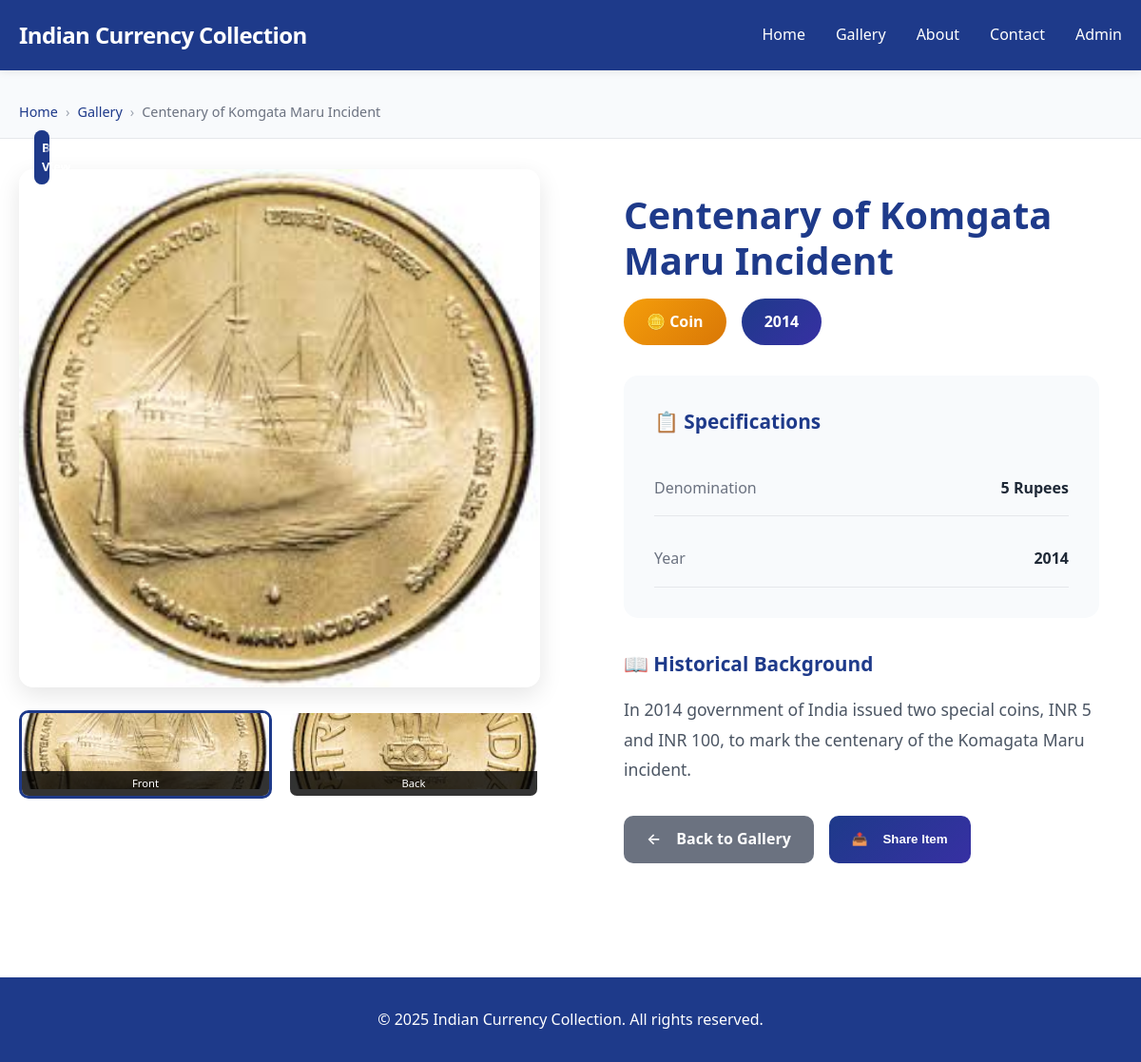
The page /item/15/ on the database its author committed.
### collection/models.py (models this page shows, shortened)
class CurrencyItem(models.Model):
    ITEM_TYPES = [
        ('coin', 'Coin'),
        ('note', 'Currency Note'),
    ]
    title = models.CharField(max_length=200)
    item_type = models.CharField(max_length=10, choices=ITEM_TYPES)
    year = models.IntegerField()
    denomination = models.CharField(max_length=50)
    material = models.CharField(max_length=100, blank=True, null=True)
    issuing_authority = models.CharField(max_length=200, blank=True, null=True)
    description = models.TextField()
    front_image = models.ImageField(
        upload_to='currency_items/front/',
        null=True,
        blank=True,
        help_text="Front view of the currency item"
    )
    back_image = models.ImageField(
        upload_to='currency_items/back/',
        null=True,
        blank=True,
        help_text="Back view of the currency item"
    )
    image = models.ImageField(upload_to='currency_items/', blank=True, null=True)
    created_at = models.DateTimeField(auto_now_add=True)
    updated_at = models.DateTimeField(auto_now=True)
    class Meta:
        ordering = ['-year', 'denomination']

### collection/views.py (the view)
# urls.py: path('item/<int:pk>/', views.item_detail, name='item_detail'),
def item_detail(request, pk):
    item = get_object_or_404(CurrencyItem, pk=pk)
    return render(request, 'detail.html', {'item': item})

### templates/detail.html (shortened to what this page needs)
{% extends 'base.html' %}
{% load static %}
{% block content %}
<section class="item-detail-hero">
    <div class="container">
        <nav class="breadcrumb">
            <a href="{% url 'home' %}">Home</a>
            <span class="separator">›</span>
            <a href="{% url 'gallery' %}">Gallery</a>
            <span class="separator">›</span>
            <span class="current">{{ item.title }}</span>
        </nav>
    </div>
</section>
<section class="item-detail-content">
    <div class="container">
        <div class="detail-grid">
            <div class="image-gallery">
    <div class="main-image-container">
        {% if item.front_image %}
            <img src="{{ item.front_image.url }}" alt="{{ item.title }} - Front" id="mainImage" class="main-image">
        {% elif item.image %}
            <img src="{{ item.image.url }}" alt="{{ item.title }}" id="mainImage" class="main-image">
        {% else %}
            <div class="placeholder-image-large">
                <span class="placeholder-icon-large">📷</span>
                <span class="placeholder-text-large">No Image Available</span>
            </div>
        {% endif %}
        {% if item.front_image or item.back_image %}
        <div class="image-labels">
            {% if item.front_image %}
                <span class="image-label active" id="frontLabel">Front View</span>
            {% endif %}
            {% if item.back_image %}
                <span class="image-label" id="backLabel">Back View</span>
            {% endif %}
        </div>
        {% endif %}
    </div>
    <div class="thumbnail-gallery">
        {% if item.front_image %}
        <div class="thumbnail active" onclick="switchImage('{{ item.front_image.url }}', 'front')">
            <img src="{{ item.front_image.url }}" alt="Front view">
            <span class="thumb-label">Front</span>
        </div>
        {% endif %}
        {% if item.back_image %}
        <div class="thumbnail" onclick="switchImage('{{ item.back_image.url }}', 'back')">
            <img src="{{ item.back_image.url }}" alt="Back view">
            <span class="thumb-label">Back</span>
        </div>
        {% endif %}
    </div>
</div>
            <div class="item-info">
                <div class="item-header">
                    <h1>{{ item.title }}</h1>
                    <div class="item-badges">
                        <span class="type-badge {{ item.item_type }}">
                            {% if item.item_type == 'coin' %}🪙{% else %}💵{% endif %}
                            {{ item.get_item_type_display }}
                        </span>
                        <span class="year-badge">{{ item.year }}</span>
                    </div>
                </div>
                <div class="specifications">
                    <h3>📋 Specifications</h3>
                    <div class="spec-grid">
                        <div class="spec-item">
                            <span class="spec-label">Denomination</span>
                            <span class="spec-value">{{ item.denomination }}</span>
                        </div>
                        <div class="spec-item">
                            <span class="spec-label">Year</span>
                            <span class="spec-value">{{ item.year }}</span>
                        </div>
                    </div>
                </div>
                <div class="description">
                    <h3>📖 Historical Background</h3>
                    <div class="description-content">
                        {{ item.description|linebreaks }}
                    </div>
                </div>
                <div class="item-actions">
                    <a href="{% url 'gallery' %}" class="action-btn secondary">
                        <span class="btn-icon">← </span>
                        Back to Gallery
                    </a>
                    <button onclick="shareItem()" class="action-btn primary">
                        <span class="btn-icon">📤</span>
                        Share Item
                    </button>
                </div>
            </div>
        </div>
    </div>
</section>
{% endblock %}

### static/css/style.css (style rules this page uses)
* { margin: 0; padding: 0; box-sizing: border-box; }
body { font-family: 'Arial', sans-serif; line-height: 1.6; color: #333; background-color: #fff; }
.container { max-width: 1200px; margin: 0 auto; padding: 0 20px; }
.item-info { padding: 1.5rem; }
.item-info h3 { color: #1e3a8a; margin-bottom: 0.5rem; font-size: 1.3rem; }
.current { color: #6b7280; }
.btn-icon { margin-right: 0.5rem; }
.item-detail-hero { background: #f8fafc; padding: 2rem 0 1rem; border-bottom: 1px solid #e5e7eb; }
.breadcrumb { display: flex; align-items: center; gap: 0.5rem; font-size: 0.9rem; }
.breadcrumb a { color: #1e3a8a; text-decoration: none; }
.separator { color: #9ca3af; }
.item-detail-content { padding: 2rem 0; }
.detail-grid { display: grid; grid-template-columns: 1fr 1fr; gap: 4rem; align-items: start; }
.image-gallery { position: sticky; top: 2rem; }
.main-image-container { position: relative; margin-bottom: 1rem; }
.main-image { width: 100%; border-radius: 15px; box-shadow: 0 8px 25px rgba(0, 0, 0, 0.1); }
.image-labels { position: absolute; top: 1rem; left: 1rem; display: flex; gap: 0.5rem; }
.image-label { background: rgba(0, 0, 0, 0.7); color: white; padding: 0.5rem 1rem; border-radius: 20px; font-size: 0.8rem; opacity: 0.5; transition: opacity 0.3s; }
.image-label.active { opacity: 1; background: #1e3a8a; }
.thumbnail-gallery { display: flex; gap: 1rem; }
.thumbnail { flex: 1; cursor: pointer; border-radius: 10px; overflow: hidden; border: 3px solid transparent; transition: border-color 0.3s; position: relative; }
.thumbnail.active { border-color: #1e3a8a; }
.thumbnail img { width: 100%; height: 80px; object-fit: cover; }
.thumb-label { position: absolute; bottom: 0; left: 0; right: 0; background: rgba(0, 0, 0, 0.8); color: white; text-align: center; padding: 0.25rem; font-size: 0.7rem; }
.item-header { margin-bottom: 2rem; }
.item-header h1 { color: #1e3a8a; font-size: 2.5rem; margin-bottom: 1rem; line-height: 1.2; }
.item-badges { display: flex; gap: 1rem; flex-wrap: wrap; }
.type-badge, .year-badge { display: inline-flex; align-items: center; gap: 0.5rem; padding: 0.75rem 1.5rem; border-radius: 25px; font-weight: 600; color: white; }
.type-badge.coin { background: linear-gradient(135deg, #f59e0b, #d97706); }
.year-badge { background: linear-gradient(135deg, #1e3a8a, #3730a3); }
.specifications { background: #f8fafc; padding: 2rem; border-radius: 15px; margin-bottom: 2rem; }
.specifications h3 { color: #1e3a8a; margin-bottom: 1.5rem; display: flex; align-items: center; gap: 0.5rem; }
.spec-grid { display: grid; gap: 1rem; }
.spec-item { display: flex; justify-content: space-between; align-items: center; padding: 1rem 0; border-bottom: 1px solid #e5e7eb; }
.spec-label { color: #6b7280; font-weight: 500; }
.spec-value { color: #1f2937; font-weight: 600; }
.description { margin-bottom: 2rem; }
.description h3 { color: #1e3a8a; margin-bottom: 1rem; display: flex; align-items: center; gap: 0.5rem; }
.description-content { color: #4b5563; line-height: 1.8; font-size: 1.1rem; }
.item-actions { display: flex; gap: 1rem; flex-wrap: wrap; }
.action-btn { display: inline-flex; align-items: center; gap: 0.5rem; padding: 12px 24px; border-radius: 10px; text-decoration: none; font-weight: 600; transition: all 0.3s ease; border: none; cursor: pointer; }
.action-btn.primary { background: linear-gradient(135deg, #1e3a8a, #3730a3); color: white; }
.action-btn.secondary { background: #6b7280; color: white; }
.image-label { position: absolute; bottom: 0; left: 0; right: 0; background: rgba(30, 58, 138, 0.9); color: white; text-align: center; padding: 0.5rem; font-size: 0.8rem; font-weight: 600; }
:root { --primary-blue: #1e3a8a; --primary-blue-dark: #1e40af; --accent-blue: #3b82f6; --light-gray: #f8fafc; --border-gray: #e2e8f0; --text-gray: #64748b; --text-dark: #1f2937; --white: #ffffff; --shadow-sm: 0 2px 8px rgba(0, 0, 0, 0.08); --shadow-md: 0 4px 16px rgba(0, 0, 0, 0.12); --shadow-lg: 0 8px 32px rgba(0, 0, 0, 0.16); --radius: 12px; --transition: all 0.3s ease; }
body { font-family: 'Segoe UI', system-ui, -apple-system, sans-serif; line-height: 1.6; color: var(--text-dark); background-color: var(--white); }
.container { max-width: 1400px; margin: 0 auto; padding: 0 20px; }

### rows shown on the page
CurrencyItem: title "Centenary of Komgata Maru Incident", front_image (picture), back_image (picture), item_type "Coin", year "2014", denomination "5 Rupees", description "In 2014 government of India issued two special coins, INR 5 and INR 100, to mark the centenary of the Komagata Maru incident."
